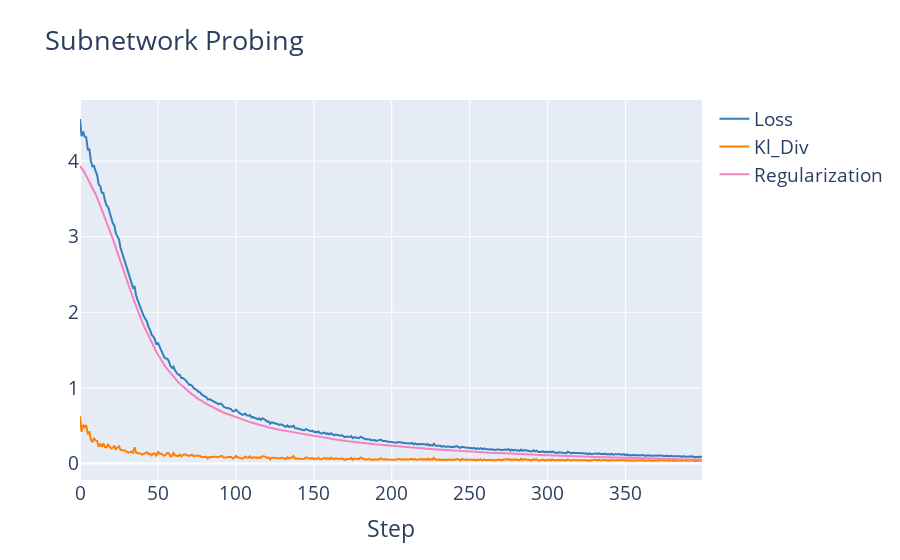

The code cell stored with this chart in its notebook:
### Markdown cell above
## Circuit Probing Prune Scores

### Code cell
if conf.prune_algo == PruneAlgo.CIRC_PROBE and conf.answer_func == AnswerFunc.KL_DIV:
    circ_probe_ps_path = out_answer_dir / "circ_probe_prune_scores.pkl"
    if circ_probe_ps_path.exists():
        circ_probe_prune_scores = torch.load(circ_probe_ps_path)
    else:
        circ_probe_prune_scores = circuit_probing_prune_scores(
            model=task.model, 
            dataloader=task.train_loader, 
            official_edges=None,
            tree_optimisation=True,
            faithfulness_target=conf.answer_func.value, 
            circuit_sizes=edge_counts_util(task.model.edges, conf.edge_counts, all_edges=False),
            learning_rate=0.1,
            epochs=100, 
            regularize_lambda=0.1, 
            show_train_graph=True
        )
        if conf.save_cache:
            torch.save(circ_probe_prune_scores, circ_probe_ps_path)

### Figure 1 — Plotly figure (JSON) as saved in the notebook; plotly's stock layout.template omitted (floating-point values rounded to 4 significant figures; data arrays with more than 128 entries replaced by an {"elided": "..."} marker saying what was removed)
{"data": [{"name": "Loss", "type": "scatter", "y": {"elided": "400 float values"}}, {"name": "Kl_Div", "type": "scatter", "y": {"elided": "400 float values"}}, {"error_y": {"array": [], "type": "data"}, "name": "Val Kl_Div", "type": "scatter", "y": []}, {"name": "Regularization", "type": "scatter", "y": {"elided": "400 float values"}}], "layout": {"title": {"text": "Subnetwork Probing"}, "xaxis": {"title": {"text": "Step"}}}}
